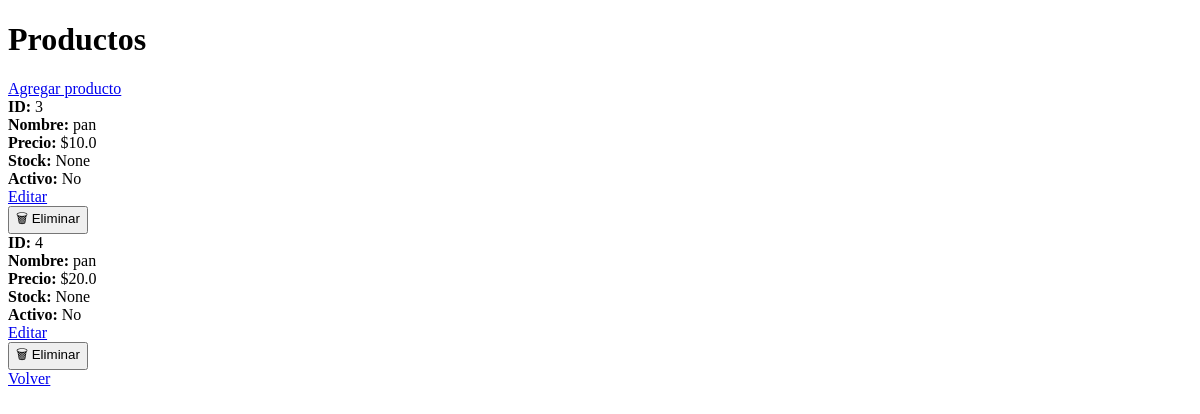
Before: /productos with the older database file.
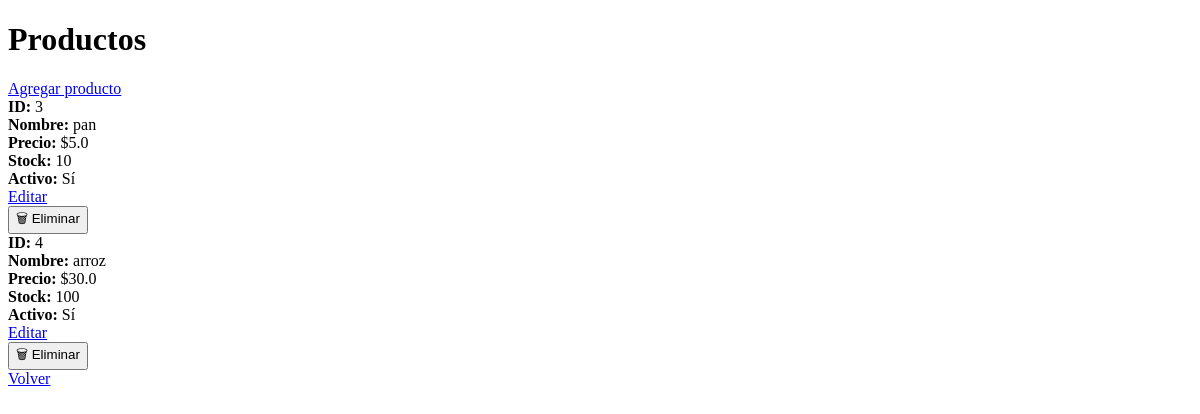
After: the same page with the newer database file.
### tables this page shows
CREATE TABLE productos (
            id INTEGER PRIMARY KEY AUTOINCREMENT,
            nombre TEXT NOT NULL,
            precio REAL,
            stock INTEGER,
            activo BOOLEAN
        );

### app.py (the view)
@app.route('/productos')
def productos():
    conn = db.get_connection()
    cursor = conn.cursor()
    cursor.execute("SELECT * FROM productos")
    productos = cursor.fetchall()
    conn.close()
    return render_template('products.html', productos=productos)

### db.py (called while the page is built)
def get_connection():
    return sqlite3.connect(DATABASE)

### templates/products.html (shortened to what this page needs)
<!doctype html>
<html>
  <head>
  </head>
  <body>
    <h1>Productos</h1>
    <a href="/crear">Agregar producto</a>
    <div>
      {% for p in productos %}
      <div>
        <div><strong>ID:</strong> {{ p[0] }}</div>
        <div><strong>Nombre:</strong> {{ p[1] }}</div>
        <div><strong>Precio:</strong> ${{ p[2] }}</div>
        <div><strong>Stock:</strong> {{ p[3] }}</div>
        <div><strong>Activo:</strong> {{ 'Sí' if p[4] else 'No' }}</div>
        <div>
          <a href="/editar/{{ p[0] }}">Editar</a>
          <form action="/eliminar/{{ p[0] }}" method="POST">
            <button onclick="return confirm('Eliminar producto?');">
              🗑 Eliminar
            </button>
          </form>
        </div>
      </div>
      {% else %}
      <p>No hay productos.</p>
      {% endfor %}
    </div>
    <a href="/index">Volver</a>
  </body>
</html>

Changed rows visible on the page:
changed productos "pan": precio "10.0" → "5.0"; stock "None" → "10"; activo "No" → "Sí"
changed productos id 4: nombre "pan" → "arroz"; precio "20.0" → "30.0"; stock "None" → "100"; activo "No" → "Sí"
